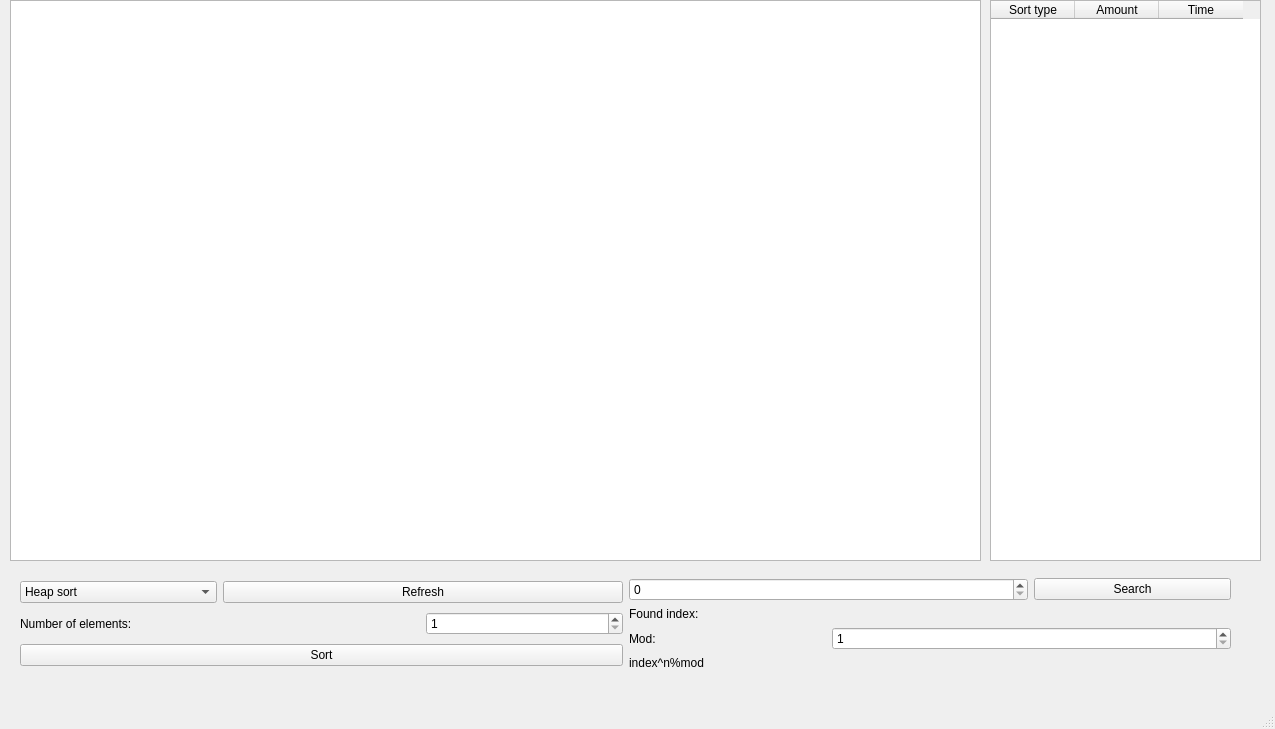
<?xml version="1.0" encoding="UTF-8"?>
<ui version="4.0">
 <class>MainWindow</class>
 <widget class="QMainWindow" name="MainWindow">
  <property name="geometry">
   <rect>
    <x>0</x>
    <y>0</y>
    <width>1275</width>
    <height>729</height>
   </rect>
  </property>
  <property name="windowTitle">
   <string>MainWindow</string>
  </property>
  <widget class="QWidget" name="centralwidget">
   <widget class="QGraphicsView" name="graphicsView">
    <property name="geometry">
     <rect>
      <x>10</x>
      <y>0</y>
      <width>971</width>
      <height>561</height>
     </rect>
    </property>
   </widget>
   <widget class="QWidget" name="layoutWidget">
    <property name="geometry">
     <rect>
      <x>990</x>
      <y>0</y>
      <width>271</width>
      <height>561</height>
     </rect>
    </property>
    <layout class="QVBoxLayout" name="verticalLayout">
     <item>
      <widget class="QTableWidget" name="tableWidget">
       <property name="editTriggers">
        <set>QAbstractItemView::NoEditTriggers</set>
       </property>
       <attribute name="horizontalHeaderMinimumSectionSize">
        <number>49</number>
       </attribute>
       <attribute name="horizontalHeaderDefaultSectionSize">
        <number>84</number>
       </attribute>
       <column>
        <property name="text">
         <string>Sort type</string>
        </property>
       </column>
       <column>
        <property name="text">
         <string>Amount</string>
        </property>
       </column>
       <column>
        <property name="text">
         <string>Time</string>
        </property>
       </column>
      </widget>
     </item>
    </layout>
   </widget>
   <widget class="QWidget" name="">
    <property name="geometry">
     <rect>
      <x>20</x>
      <y>570</y>
      <width>1211</width>
      <height>108</height>
     </rect>
    </property>
    <layout class="QGridLayout" name="gridLayout_3">
     <item row="0" column="0">
      <layout class="QGridLayout" name="gridLayout_2">
       <item row="2" column="0" colspan="3">
        <widget class="QPushButton" name="sort">
         <property name="text">
          <string>Sort</string>
         </property>
        </widget>
       </item>
       <item row="0" column="0">
        <widget class="QComboBox" name="comboBox">
         <item>
          <property name="text">
           <string>Heap sort</string>
          </property>
         </item>
         <item>
          <property name="text">
           <string>Quick sort</string>
          </property>
         </item>
         <item>
          <property name="text">
           <string>Merge sort</string>
          </property>
         </item>
         <item>
          <property name="text">
           <string>Interpolation sort</string>
          </property>
         </item>
        </widget>
       </item>
       <item row="0" column="1" colspan="2">
        <widget class="QPushButton" name="refresh">
         <property name="text">
          <string>Refresh</string>
         </property>
        </widget>
       </item>
       <item row="1" column="2">
        <widget class="QSpinBox" name="spinBox">
         <property name="minimum">
          <number>1</number>
         </property>
         <property name="maximum">
          <number>300</number>
         </property>
        </widget>
       </item>
       <item row="1" column="0" colspan="2">
        <widget class="QLabel" name="label">
         <property name="text">
          <string>Number of elements:</string>
         </property>
        </widget>
       </item>
      </layout>
     </item>
     <item row="0" column="1">
      <layout class="QGridLayout" name="gridLayout">
       <item row="1" column="1" colspan="2">
        <widget class="QLabel" name="label_2">
         <property name="text">
          <string/>
         </property>
        </widget>
       </item>
       <item row="3" column="1" colspan="2">
        <widget class="QLabel" name="label_3">
         <property name="text">
          <string/>
         </property>
        </widget>
       </item>
       <item row="1" column="0">
        <widget class="QLabel" name="label_4">
         <property name="text">
          <string>Found index:</string>
         </property>
        </widget>
       </item>
       <item row="3" column="0">
        <widget class="QLabel" name="label_5">
         <property name="text">
          <string>index^n%mod</string>
         </property>
        </widget>
       </item>
       <item row="0" column="2">
        <widget class="QPushButton" name="search">
         <property name="text">
          <string>Search</string>
         </property>
        </widget>
       </item>
       <item row="0" column="0" colspan="2">
        <widget class="QSpinBox" name="spinBox_2">
         <property name="minimum">
          <number>0</number>
         </property>
         <property name="maximum">
          <number>999</number>
         </property>
        </widget>
       </item>
       <item row="2" column="0">
        <widget class="QLabel" name="label_6">
         <property name="text">
          <string>Mod:</string>
         </property>
        </widget>
       </item>
       <item row="2" column="1" colspan="2">
        <widget class="QSpinBox" name="spinBox_3">
         <property name="minimum">
          <number>1</number>
         </property>
         <property name="maximum">
          <number>2000000000</number>
         </property>
        </widget>
       </item>
      </layout>
     </item>
    </layout>
   </widget>
  </widget>
  <widget class="QMenuBar" name="menubar">
   <property name="geometry">
    <rect>
     <x>0</x>
     <y>0</y>
     <width>1275</width>
     <height>22</height>
    </rect>
   </property>
  </widget>
  <widget class="QStatusBar" name="statusbar"/>
 </widget>
 <resources/>
 <connections/>
</ui>
